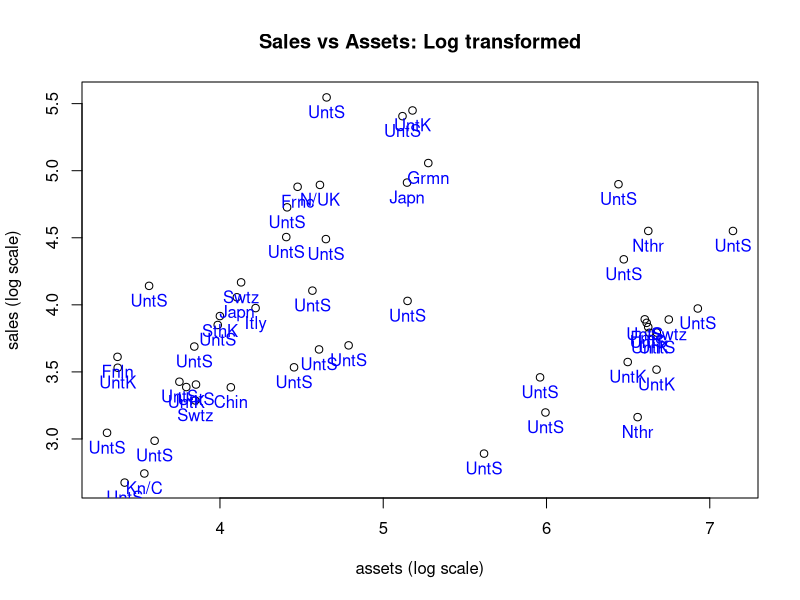
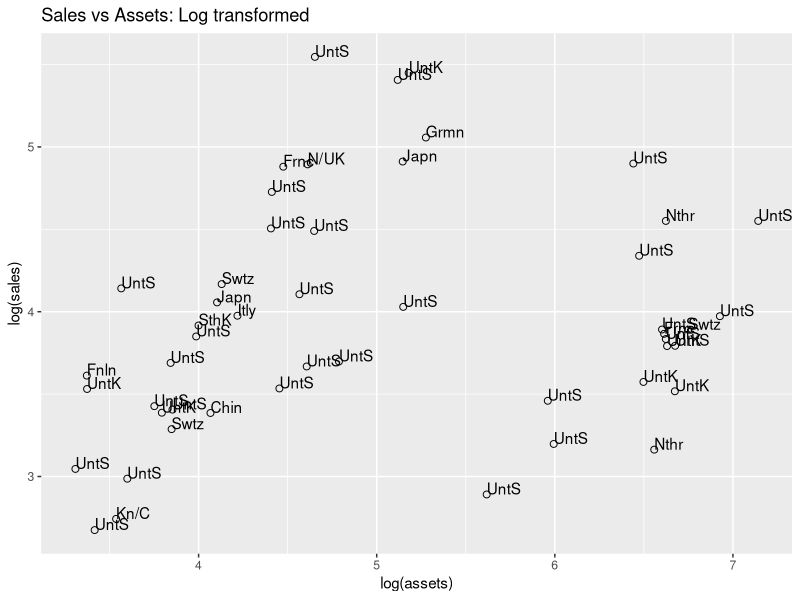
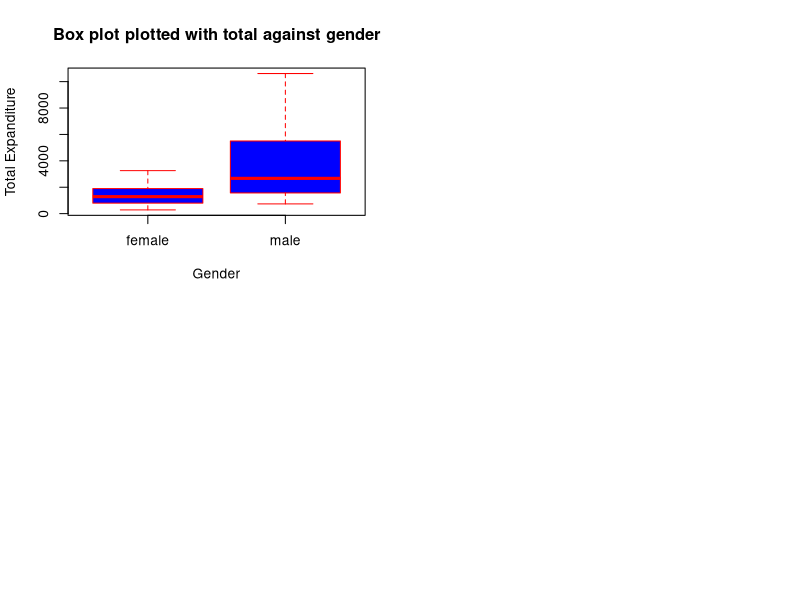
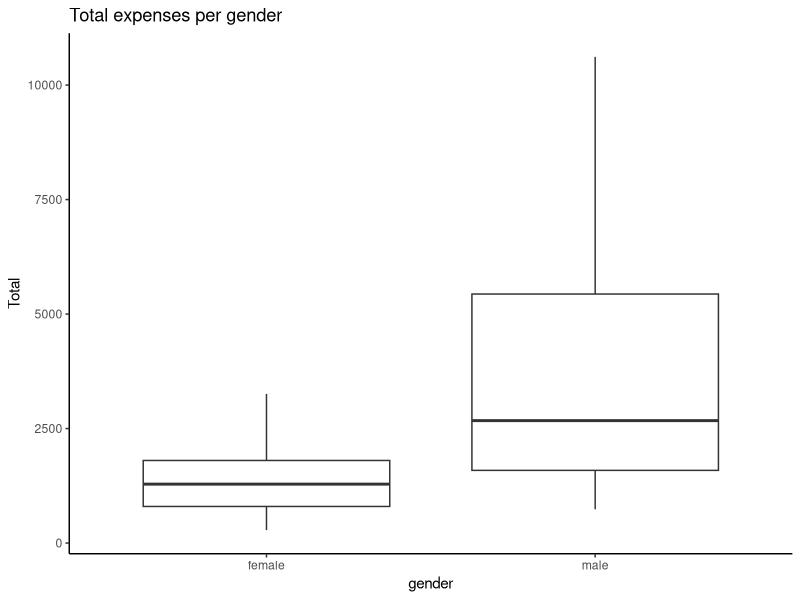
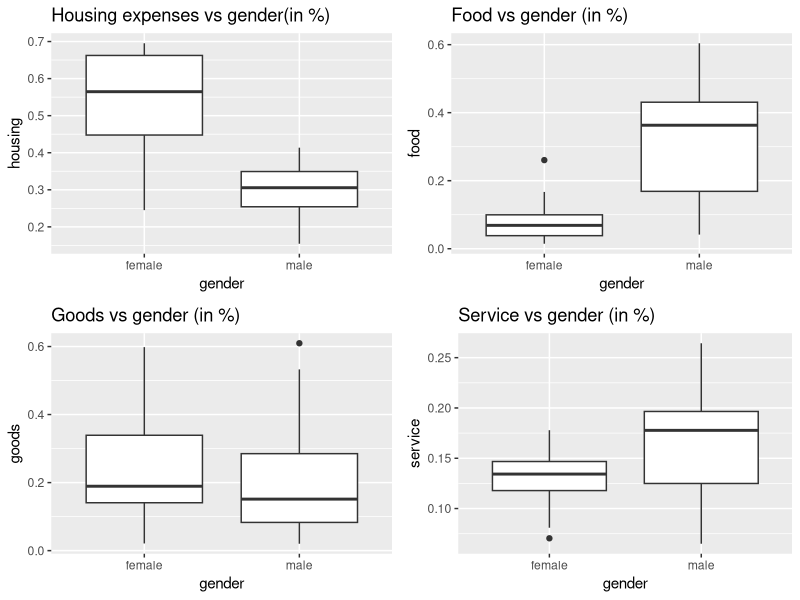
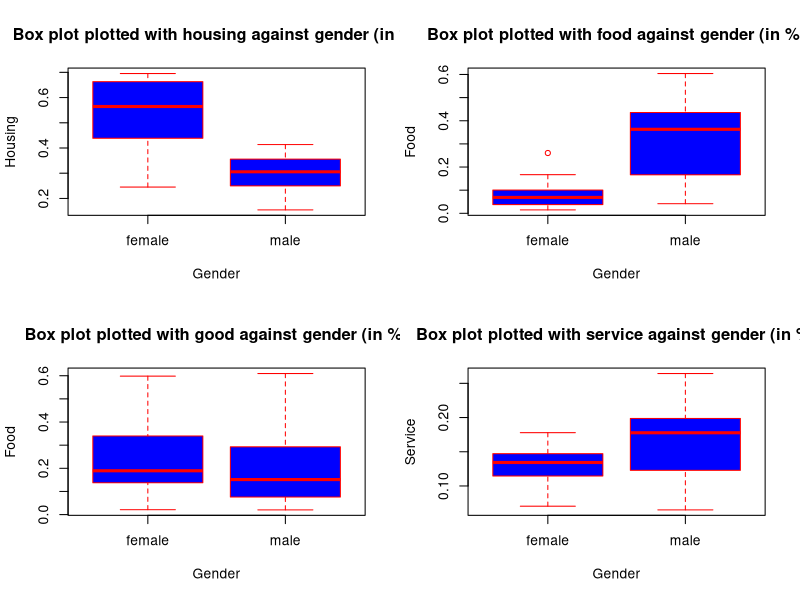
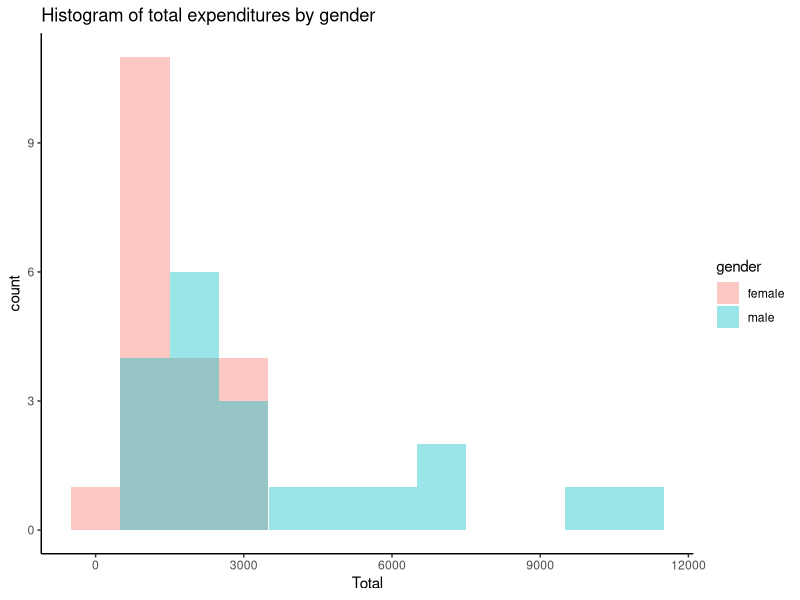
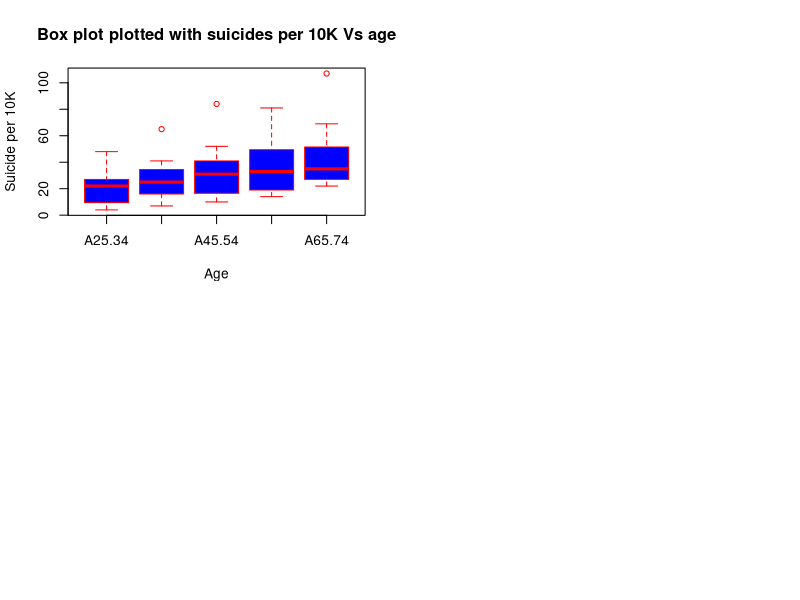

R code for these plots, in order:
## ---- chunk 1
knitr::opts_chunk$set(message=F,warning=F,echo=F,fig_height=10,fig_width=7,cache = F)
## ---- chunk 2
library('HSAUR3')  #loading the library
# head(Forbes2000) # Viewing top 6 data of the dataframe Forbes2000


# creating a different dataframe with the data of country named in question.
subset.bycountry <- subset(Forbes2000, country %in% c("United States","United Kingdom","France","Germany"))


# first calculating the median by removing all the NAs, and naming this data as country and median
by.country <- setNames(aggregate(subset.bycountry$profits, by = list(subset.bycountry$country), function(x){median(x,na.rm=T)}), c("country", "median"))


# printing the median profit of those country
by.country


## ---- chunk 3
# From the data Forbes2000 selecting only those "Name whose country is Germany and whose profite is less than zero
Forbes2000[Forbes2000$country == "Germany" & Forbes2000$profits < 0, "name"]

## ---- chunk 4
# Sorting the data in decreasing order gives the max to min no of categories for Bermuda island's companies.

sort(table(Forbes2000[Forbes2000$country == "Bermuda", "category"]),decreasing = TRUE)
# head(business.category)

## ---- chunk 5
# Arranging the data according to the profit in decending order 
forbes.data <- Forbes2000[order(Forbes2000$profits,decreasing= TRUE),] 
plot(
    log(forbes.data[1:50, "assets"]), # since data was wide spread there fore using the log scale
    log(forbes.data[1:50, "sales"]), # 1:50 because 50 most profitable company is to be plotted 
    ylab = "sales (log scale)",
    xlab = "assets (log scale)",
    main = "Sales vs Assets: Log transformed")
text(
    x = log(forbes.data[1:50, "assets"]),
    y = log(forbes.data[1:50, "sales"]),
    labels = abbreviate(forbes.data$country[1:50]),
    col = "blue",
    font = 1,
    pos = 1
)


library(ggplot2)
ggplot(forbes.data[1:50, ], aes(x = log(assets), y = log(sales))) +
    geom_point(shape = 1, size = 2) +
    geom_text(aes(label = abbreviate(country)), hjust = 0, vjust = 0) +
    labs(title = "Sales vs Assets: Log transformed", color = "country")


## ---- chunk 6
# here every data is in the billion USD
Subset.sales <- Forbes2000[,c("country","sales","profits")]

sales.USD <- 
  setNames(aggregate(Subset.sales$sales, by = list(Subset.sales$country), 
                     function(x){mean(x,na.rm=T)}), c("country", "mean_sales"))
head(sales.USD)

require(dplyr)
Lessthan5b.data <- na.omit(Subset.sales[Subset.sales$profits >= 5,])
Lessthan5b.data %>% count(country)


## ---- chunk 7
data("household", package = "HSAUR3")
head(household)

# Adding all the expances to find the total. Including Total as column for the dara House hold
household$Total <- household$housing+household$food+household$goods+
  household$service

# head(household)

# plotting genders VS total to know which gender has high expanditure
par(mfrow=c(2,2))
boxplot(household$Total ~ household$gender,
data= household,
main="Box plot plotted with total against gender",
xlab="Gender",
ylab="Total Expanditure",
col="Blue",
border="Red"
)

# plot via ggplot
ggplot(household, aes(x=gender, y=Total))+geom_boxplot() +
  labs(title = "Total expenses per gender") + 
  theme_classic()


# Converting into the same units
household$housing <- household$housing/household$Total
household$food <- household$food/household$Total
household$goods <- household$goods/household$Total
household$service <- household$service/household$Total

library(ggplot2)
a <- ggplot(household, aes(x= gender,y=housing))+geom_boxplot()+
              labs(title = "Housing expenses vs gender(in %)")
b <- ggplot(household, aes(x= gender,y=food))+geom_boxplot()+
              labs(title = "Food vs gender (in %)")
c <- ggplot(household, aes(x= gender,y=goods))+geom_boxplot()+
              labs(title = "Goods vs gender (in %)")
d <- ggplot(household, aes(x= gender,y=service))+geom_boxplot()+
              labs(title = "Service vs gender (in %)")

# COmbine all plot in one 
library(gridExtra)
grid.arrange(a,b,c,d, nrow=2, ncol=2)

par(mfrow=c(2,2))
boxplot(household$housing ~ household$gender,
data= household,
main="Box plot plotted with housing against gender (in %)",
xlab="Gender",
ylab="Housing",
col="Blue",
border="Red"
)

boxplot(household$food ~ household$gender,
data= household,
main="Box plot plotted with food against gender (in %)",
xlab="Gender",
ylab="Food",
col="Blue",
border="Red"
)
boxplot(household$good ~ household$gender,
data= household,
main="Box plot plotted with good against gender (in %)",
xlab="Gender",
ylab="Food",
col="Blue",
border="Red"
)

boxplot(household$service ~ household$gender,
data= household,
main="Box plot plotted with service against gender (in %)",
xlab="Gender",
ylab="Service",
col="Blue",
border="Red"
)


ggplot(household, aes(x=Total, fill=gender)) +
  geom_histogram(position="identity", alpha=0.4, binwidth = 1000) + 
  labs(title = "Histogram of total expenditures by gender" ) + 
  theme_classic()

## ---- chunk 8
data("suicides2", package = "HSAUR3")
# head(suicides2)

boxplot(suicides2,
data= suicides2,
main="Box plot plotted with suicides per 10K Vs age",
xlab="Age",
ylab="Suicide per 10K",
col="Blue",
border="Red"
)

library(reshape2)
sucicide.melted <- melt(suicides2)
ggplot(sucicide.melted, aes(x= factor(variable),y=value))+
  geom_boxplot()+
  labs(title = "Box plot plotted with suicides per 10K Vs age")+
  xlab("Age") + ylab("Suicide per 10K")

## ---- chunk 9
# head(chickwts)
1.4826*(median(abs(chickwts$weight- median(chickwts$weight))))
    

mad(chickwts$weight, center = median(chickwts$weight), constant = 1.4826)
## ---- chunk 10
state.df <- data.frame(income=state.x77[,"Income"],
                    name=state.name,
                    div=state.division)
newE.data <- subset(state.df,div== "New England")
(newE.data[which(newE.data$income == min(newE.data$income)),])

## ---- chunk 11

data(Cars93,package= "MASS")
# Cars93
df.cars93 <- Cars93[Cars93$MPG.highway < 25 & Cars93$Weight > 3500, c("Model", "Price", "MPG.highway", "Weight")]
df.cars93[with(df.cars93, order(Price)), ]

## ---- chunk 12
data(Cars93,package= "MASS")
mycars <- Cars93[,c("Min.Price","Max.Price","MPG.city","MPG.highway","EngineSize","Length","Weight")]
cars.Means <- sapply(mycars, FUN = mean)
cars.Means

## ---- chunk 13
std.error <- function(x){sqrt(var(x)/length(x))} #Sd = square root of variance 
cars.std.Errors <- lapply(mycars, std.error)
cars.std.Errors

## ---- chunk 14
data(iris3)
apply(iris3, c(2,3), FUN = mean) #c(2.3) is the margin across which we should perform the function. Since we don not need to perform across rowsbut using 2 (column) and 3 (calculating across column for the third dimension data as well)

## ---- chunk 15
apply(iris3,2,FUN = mean) # the margin = 2 because we are calculating across column for all data

## ---- chunk 16
mydata <- data.frame(state.x77, state.region=state.region,stringsAsFactors = FALSE)
tapply(mydata$Income,mydata$state.region,mean)

## ---- chunk 17
mydata <- data.frame(state.x77, state.division=state.division,stringsAsFactors = FALSE)
tapply(mydata$Illiteracy,mydata$state.division, max)

## ---- chunk 18
mydata <- data.frame(state.x77, state.region=state.region, state.name=state.name, stringsAsFactors = FALSE)
tapply(mydata$state.name,mydata$state.region,length)

## ---- chunk 19
    chick.aov <- aov( weight ~ feed, chickwts)
    
    # summary aov
    summary.aov(chick.aov)
    
    # post-hoc test (Tukey HSD)
    TukeyHSD(chick.aov)

## ---- chunk 20
library(HSAUR3)
  library(stats)
  attach(chickwts)
  head(chickwts)
  t.test(chickwts$weight, mu=240)
  
   ttest=function(x,mu,alpha){
    # x = data
    # mu = sample mean, 
    # alpha = alpha 
    # level = (1-confidence level)
    me=mean(x$weight)
    p1=qt(alpha/2,(nrow(x)-1))
    p2=qt(1-alpha/2,(nrow(x)-1))
    s=sqrt(var(x$weight))
    n=nrow(x)
    
    T=(me-mu)/(s/sqrt(nrow(x))) 
    P=seq(1,1,1)
    P[1]=2*(1-pt(T,n))
    P=data.frame(P)
    return (cbind(P,T))
  }
  
  t_test_values <- ttest(chickwts,240,0.05)
  print ("T value and two sided P values returned by the funtion: ")
  print(t_test_values)

## ---- chunk 21
  message("Hypothesis Result:")
  if (2*abs(t_test_values[1,2])>2*abs(t_test_values[1,1])){
    print("Rejected! The true mean is NOT 240 !!")
  } else if (2*abs(t_test_values[1,2])<2*abs(t_test_values[1,1])){
    print("Null. The mean is 240 !!")
  }
